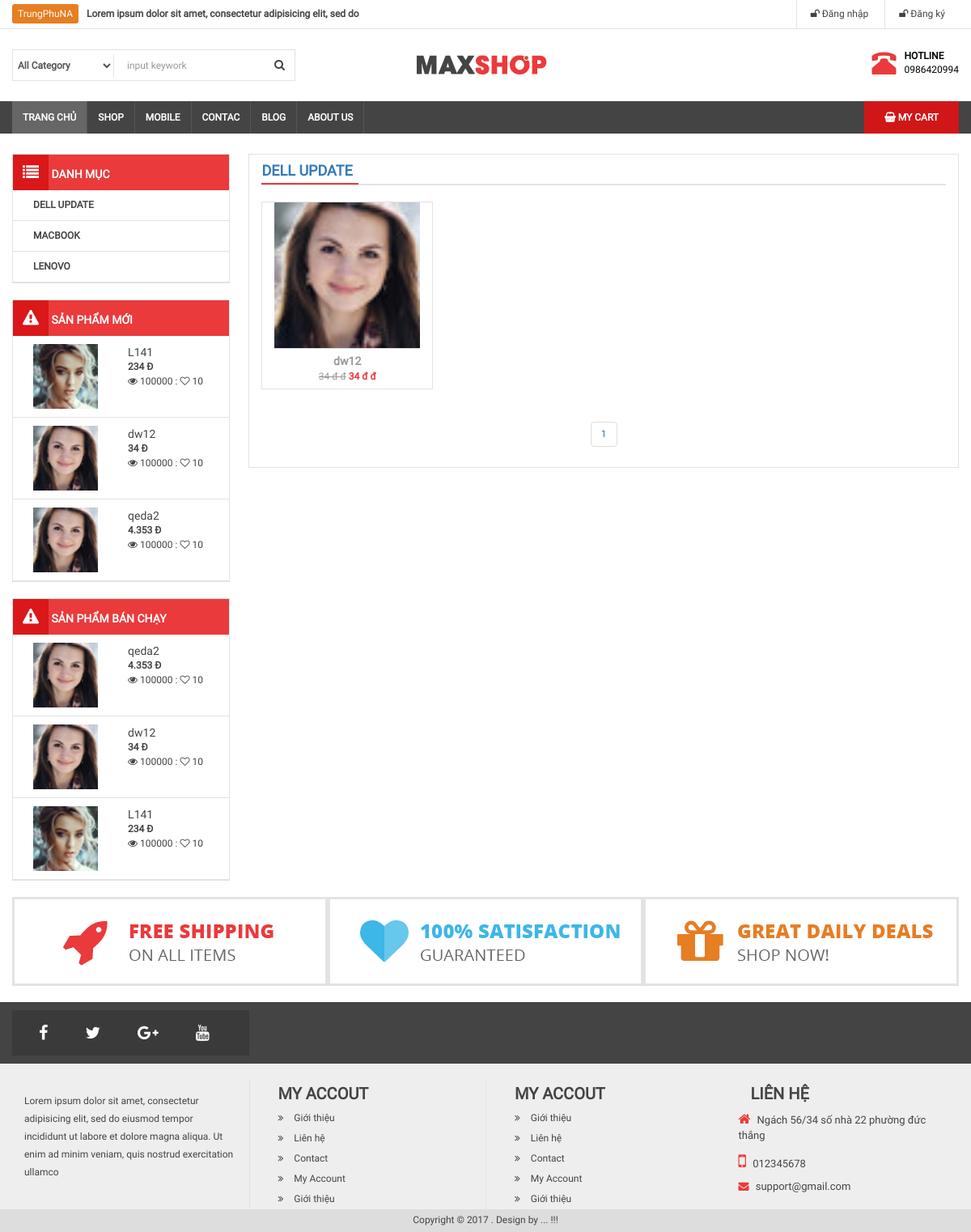
The app's page /danh-muc-san-pham.php?id=1, older data.
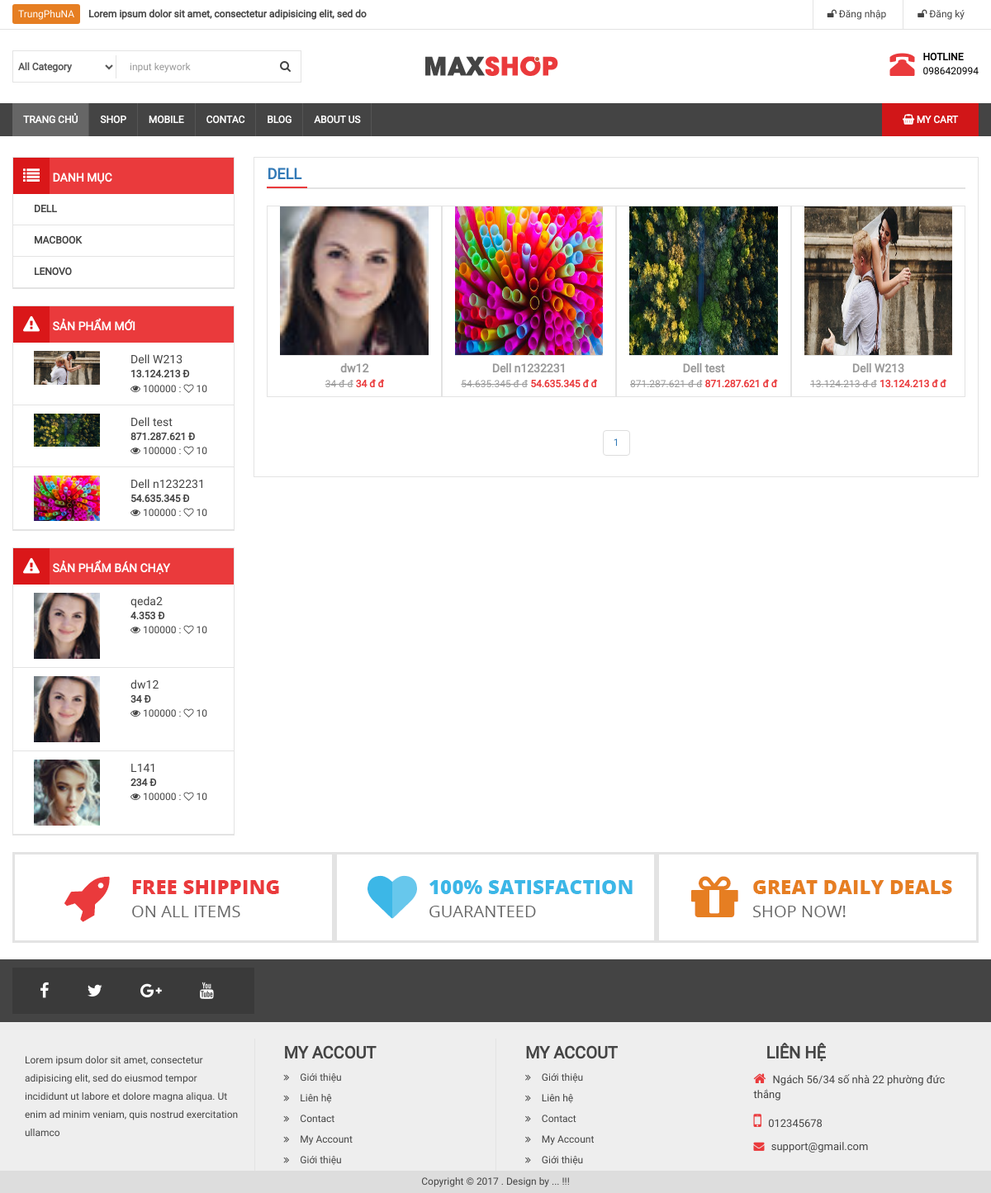
The same page, newer data.
### tables this page shows
CREATE TABLE `category` (
  `id` int(11) NOT NULL,
  `name` varchar(100) DEFAULT NULL,
  `slug` varchar(100) DEFAULT NULL,
  `images` varchar(100) DEFAULT NULL,
  `banner` varchar(100) DEFAULT NULL,
  `home` tinyint(4) DEFAULT '0',
  `status` tinyint(4) DEFAULT '1',
  `created_at` timestamp NULL DEFAULT CURRENT_TIMESTAMP,
  `updated_at` timestamp NULL DEFAULT CURRENT_TIMESTAMP ON UPDATE CURRENT_TIMESTAMP
);

CREATE TABLE `product` (
  `id` int(11) NOT NULL,
  `name` varchar(100) DEFAULT NULL,
  `slug` varchar(100) DEFAULT NULL,
  `price` int(11) DEFAULT NULL,
  `sale` tinyint(4) DEFAULT '0',
  `thumbnail` varchar(100) DEFAULT NULL,
  `category_id` int(11) DEFAULT NULL,
  `pay` int(11) DEFAULT '0',
  `content` text,
  `number` int(11) DEFAULT NULL,
  `head` int(11) DEFAULT '0',
  `view` int(11) DEFAULT '0',
  `hot` tinyint(4) DEFAULT '0',
  `created_at` timestamp NULL DEFAULT CURRENT_TIMESTAMP,
  `updated_at` timestamp NULL DEFAULT CURRENT_TIMESTAMP ON UPDATE CURRENT_TIMESTAMP
);

### libraries/Function.php (called while the page is built, shortened)
<?php
    function  getInput($string)
    {
        return isset($_GET[$string]) ? $_GET[$string] : '';
    }
    function base_url()
    {
        return $url  = "http://localhost/web-shop/";
    }
    function uploads()
    {
        return base_url() . "public/uploads/";
    }
    function formatPrice($number){
        $number = intval($number);
        return $number = number_format($number,0,',','.')." đ";
    }
    function formatPriceSale($number, $sale){
        $number = intval($number);
        $sale = intval($sale);
        $price = $number * (100 - $sale)/100;
        return formatPrice($price);
    }
 ?>

### libraries/Database.php (called while the page is built, shortened)
<?php
    class Database
    {
        public $link;
        public function __construct()
        {
            $this->link = mysqli_connect("localhost", "root", "", "web_shop") or die ();
            mysqli_set_charset($this->link,"utf8");
        }
        public function fetchsql( $sql )
        {
            $result = mysqli_query($this->link,$sql) or die("Lỗi  truy vấn sql " .mysqli_error($this->link));
            $data = [];
            if( $result)
            {
                while ($num = mysqli_fetch_assoc($result))
                {
                    $data[] = $num;
                }
            }
            return $data;
        }
        public function fetchID($table , $id )
        {
            $sql = "SELECT * FROM {$table} WHERE id = $id ";
            $result = mysqli_query($this->link,$sql) or die("Lỗi  truy vấn fetchID " .mysqli_error($this->link));
            return mysqli_fetch_assoc($result);
        }
         public function fetchAll($table)
        {
            $sql = "SELECT * FROM {$table} WHERE 1" ;
            $result = mysqli_query($this->link,$sql) or die("Lỗi Truy Vấn fetchAll " .mysqli_error($this->link));
            $data = [];
            if( $result)
            {
                while ($num = mysqli_fetch_assoc($result))
                {
                    $data[] = $num;
                }
            }
            return $data;
        }
        public  function fetchJones($table,$sql,$total = 1,$page,$row ,$pagi = true )
        {
            $data = [];
            if ($pagi == true )
            {
                $sotrang = ceil($total / $row);
                $start = ($page - 1 ) * $row ;
                $sql .= " LIMIT $start,$row ";
                $data = [ "page" => $sotrang];
                $result = mysqli_query($this->link,$sql) or die("Lỗi truy vấn fetchJone ---- " .mysqli_error($this->link));
            }
            else
            {
                $result = mysqli_query($this->link,$sql) or die("Lỗi truy vấn fetchJone ---- " .mysqli_error($this->link));
            }
            if( $result)
            {
                while ($num = mysqli_fetch_assoc($result))
                {
                    $data[] = $num;
                }
            }
            return $data;
        }
    }
?>

### autoload/autoload.php (called while the page is built, shortened)
<?php
	require_once __DIR__. "/../libraries/Database.php";
   	require_once __DIR__. "/../libraries/Function.php";
   	$db = new Database ;
   	$category = $db->fetchAll("category");
   	$sqlNew = "SELECT * FROM product WHERE 1 ORDER BY ID DESC LIMIT 3";
   	$productNew = $db->fetchsql($sqlNew);
      $sqlPay = "SELECT * FROM product WHERE 1 ORDER BY PAY DESC LIMIT 3";
      $productPay = $db->fetchsql($sqlPay);
?>

### danh-muc-san-pham.php (the view, shortened to what the rows shown need)
<?php
   require_once __DIR__. "/autoload/autoload.php";
   $id = intval(getInput('id'));
   $EditCategory = $db->fetchID("category", $id);
   if (isset($_GET['p'])) {
   		$p = $_GET['p'];
   }
   else{
   	$p = 1;
   }
   $sql = "SELECT * FROM product WHERE category_id = $id";
   $total = count($db->fetchsql($sql));
   $product = $db->fetchJones("product", $sql, $total, $p, 4, true);
   unset($product['page']);
?>
<?php require_once __DIR__. "/layouts/header.php"; ?>
                    <div class="col-md-9 bor">
                        <section class="box-main1">
                            <h3 class="title-main"><a href="javascript:void(0)"> <?php echo $EditCategory['name'] ?> </a> </h3>
                            <div class="showitem clearfix">
                                <?php foreach ($product as $item): ?>
                                    <div class="col-md-3 item-product bor">
                                        <a href="chi-tiet-san-pham.php?id=<?php echo $item['id'] ?>">
                                            <img src="<?php echo uploads() ?>product/<?php echo $item['thumbnail'] ?>" class="" width="100%" height="180">
                                        </a>
                                        <div class="info-item">
                                            <a href="chi-tiet-san-pham.php?id=<?php echo $item['id'] ?>"><?php echo $item['name'] ?></a>
                                            <p><strike class="sale"><?php echo formatPrice($item['price']) ?> đ</strike> <b class="price"><?php echo formatPriceSale($item['price'], $item['sale']) ?> đ</b></p>
                                        </div>
                                    </div>
                                <?php endforeach ?>
                            </div>
                        </section>
                    </div>
<?php require_once __DIR__. "/layouts/footer.php"; ?>

### layouts/header.php (shortened to what the rows shown need)
<!DOCTYPE html>
<html>
    <head>
        <link rel="stylesheet" type="text/css" href="<?php echo base_url() ?>public/frontend/css/font-awesome.min.css">
        <link rel="stylesheet" type="text/css" href="<?php echo base_url() ?>public/frontend/css/bootstrap.min.css">
        <link rel="stylesheet" type="text/css" href="<?php echo base_url() ?>public/frontend/css/slick.css"/>
        <link rel="stylesheet" type="text/css" href="<?php echo base_url() ?>public/frontend/css/slick-theme.css"/>
        <link rel="stylesheet" type="text/css" href="<?php echo base_url() ?>public/frontend/css/style.css">
    </head>
    <body>
        <div id="wrapper">
            <div id="maincontent">
                <div class="container">
                    <div class="col-md-3  fixside" >
                        <div class="box-left box-menu" >
                            <ul>
                            	<?php foreach ($category as $item): ?>
                            		<li>
                            			<a href="danh-muc-san-pham.php?id=<?php echo $item['id'] ?>"><?php echo $item['name'] ?></a>
                            		</li>
                            	<?php endforeach ?>
                            </ul>
                        </div>
                        <div class="box-left box-menu">
                            <ul>
                                <?php foreach ($productNew as $item): ?>
                                	<li class="clearfix">
	                                    <a href="">
	                                        <img src="<?php echo uploads() ?>product/<?php echo $item['thumbnail'] ?>" class="img-responsive pull-left" width="80" height="80">
	                                        <div class="info pull-right">
	                                            <p class="name"><?php echo $item['name'] ?></p >
                                                <?php if ($item['sale'] > 0): ?>
                                                    <p><strike class="sale"><?php echo formatPrice($item['price']) ?></strike> <b class="price"><?php echo formatPriceSale($item['price'], $item['sale']) ?></b></p>
                                                <?php else : ?>
                                                    <p><b><?php echo formatPrice($item['price']) ?></b></p>
                                                <?php endif ?>
	                                            <span class="view"><i class="fa fa-eye"></i> 100000 : <i class="fa fa-heart-o"></i> 10</span>
	                                        </div>
	                                    </a>
	                                </li>
                                <?php endforeach ?>
                            </ul>
                        </div>
                        <div class="box-left box-menu">
                            <ul>
                                <?php foreach ($productPay as $item): ?>
                                    <li class="clearfix">
                                        <a href="">
                                            <img src="<?php echo uploads() ?>product/<?php echo $item['thumbnail'] ?>" class="img-responsive pull-left" width="80" height="80">
                                            <div class="info pull-right">
                                                <p class="name"><?php echo $item['name'] ?></p >
                                                <?php if ($item['sale'] > 0): ?>
                                                    <p><strike class="sale"><?php echo formatPrice($item['price']) ?></strike> <b class="price"><?php echo formatPriceSale($item['price'], $item['sale']) ?></b></p>
                                                <?php else : ?>
                                                    <p><b><?php echo formatPrice($item['price']) ?></b></p>
                                                <?php endif ?>
                                                <span class="view"><i class="fa fa-eye"></i> 100000 : <i class="fa fa-heart-o"></i> 10</span>
                                            </div>
                                        </a>
                                    </li>
                                <?php endforeach ?>
                            </ul>
                        </div>
                    </div>

Row changes from the older to the newer data that the page shows:
no longer on one of the page's lists (row edited): product: name "qeda2", price "4.353 Đ"
no longer on one of the page's lists (row edited): product: name "dw12", price "34 Đ"
no longer on one of the page's lists (row edited): product: name "L141", price "234 Đ"
changed category: name "DELL UPDATE" → "DELL"
added product: thumbnail (picture), name "Dell W213", price "13.124.213 Đ", price "13.124.213 đ", formatPriceSale($item['price'], $item['sale']) "13.124.213 đ"
added product: thumbnail (picture), name "Dell test", price "871.287.621 Đ", price "871.287.621 đ", formatPriceSale($item['price'], $item['sale']) "871.287.621 đ"
added product: thumbnail (picture), name "Dell n1232231", price "54.635.345 Đ", price "54.635.345 đ", formatPriceSale($item['price'], $item['sale']) "54.635.345 đ"
